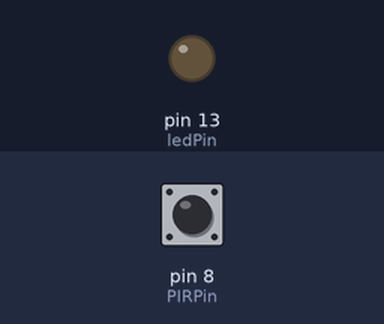
Recording of a sketch running on a simulated Arduino Uno, built with avr-gcc and run on an emulated ATmega328P. Shown: output pins drawn as LEDs (lit = HIGH). Dashed ring = blinking. Inputs (shaded band) come from the test bench; at power-on: pin 8 (PIRPin) LOW. What the sketch prints to the serial monitor is not drawn.

Above: at 1.2 s.
1.3 s: pin 8 (PIRPin) driven HIGH
At 2.1 s:
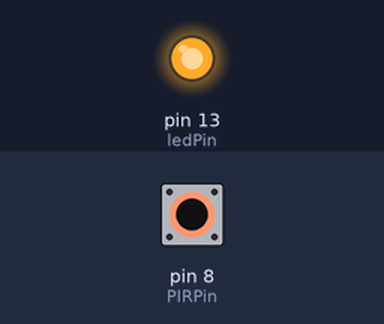
2.8 s: pin 8 (PIRPin) driven LOW
At 3.4 s:
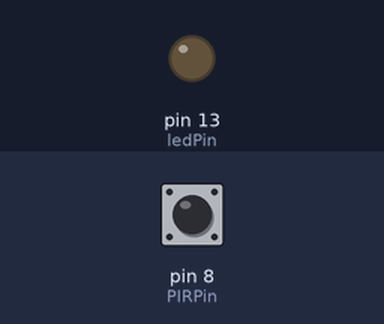
5.8 s: pin 8 (PIRPin) pulsed HIGH 5 times (0.12 s each, 0.3 s apart)
At 5.86 s:
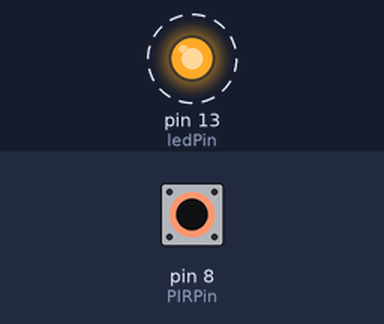
Timing chart, 0 to 8.8 s (numbered marks = the images above; inputs shaded):
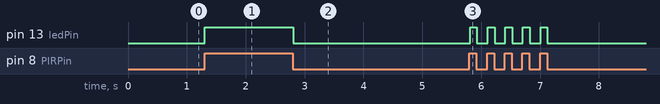

The sketch:

PIR_elementz.ino
```cpp
/*
PIR Sensor Sample Code
Author : Dhanish
Company : Elementz Engineers Guild Pvt Ltd
Website: http://www.elementzonline.com
*/

// set pin numbers:
const int PIRPin = 8;     // the number of the pushbutton pin
const int ledPin =  13;      // the number of the LED pin


int sensorState = 0;

void setup() {
  Serial.begin(9600);
  // initialize the LED pin as an output:
  pinMode(ledPin, OUTPUT);

  pinMode(PIRPin, INPUT);
}

void loop(){

  sensorState = digitalRead(PIRPin);

  if (sensorState == HIGH) {
    Serial.println("High");
    digitalWrite(ledPin, HIGH);
  }
  else {
    Serial.println("Low");
    digitalWrite(ledPin, LOW);
  }
}
```

Measured:
- after the input at 1.3 s, pin 13 (ledPin): LOW → HIGH at once
- after the input at 2.8 s, pin 13 (ledPin): HIGH → LOW at once
- after the input at 5.8 s, pin 13 (ledPin): alternates HIGH for 0.12 s and LOW for 0.18 s, 10 changes in all, then stays LOW, starting at once
